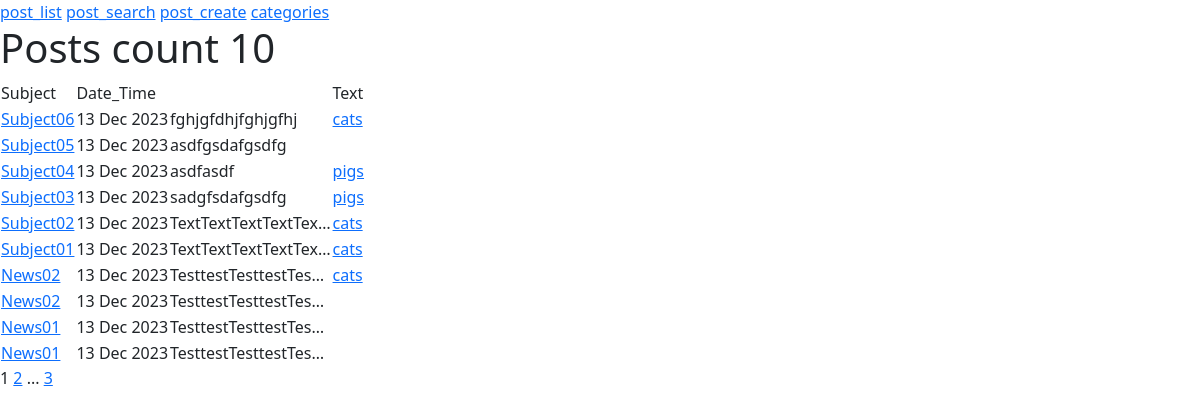
Before: /news/ with the older database file.
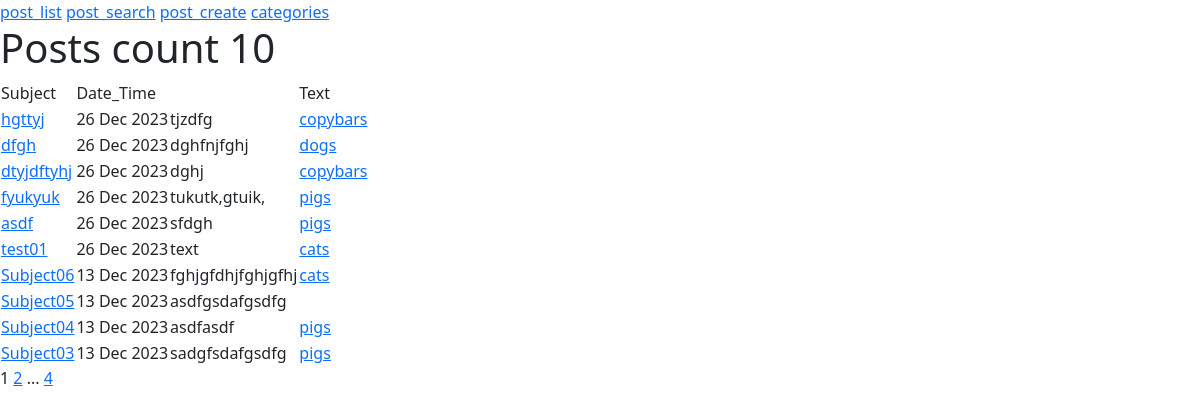
After: the same page with the newer database file.
### News/models.py (models this page shows, shortened)
class Reaction():
    def __init__(self):
        pass

class Post(models.Model, Reaction):
    article = 'AR'
    news = 'NW'
    TYPES = [
        (article, 'article'),
        (news, 'news')
    ]
    author = models.ForeignKey(Author, on_delete=models.CASCADE)
    category = models.ManyToManyField(Category, through='PostCategory')
    type = models.CharField(choices=TYPES, default=news, max_length=2)
    date_time = models.DateTimeField(auto_now_add=True)
    subject = models.CharField(max_length=100)
    text = models.TextField()
    rating = models.IntegerField(default=0)

class Category(models.Model):
    name = models.CharField(unique=True, max_length=100)
    subscribers = models.ManyToManyField(models_auth.User, related_name='categories')

### News/views.py (the view)
# urls.py: path('', cache_page(60)(PostsList.as_view()), name='post_list'),
class PostsList(ListView):
    model = Post
    ordering = '-date_time'
    template_name = 'Posts.html'
    context_object_name = 'posts'
    paginate_by = 10

### News/templatetags/custom_tags.py (called while the page is built)
@register.simple_tag(takes_context=True)
def url_replace(context, **kwargs):
    d = context['request'].GET.copy()
    for k, v in kwargs.items():
       d[k] = v
    return d.urlencode()

### templates/Posts.html (shortened to what this page needs)
{% extends 'flatpages/default.html' %}
{% load custom_tags %}
{% block content %}
    <h1>Posts count {{ posts | length }}</h1>
    {% if posts %}
        <table>
            <tr>
                <td>Subject</td>
                <td>Date_Time<td>
                <td>Text</td>
            </tr>
            {% for post in posts %}
                <tr>
                    <td><a href="{% url 'post_detail' post.id %}"> {{post.subject}} </a></td>
                    <td>{{post.date_time | date:'d M Y'}}</td>
                    <td>{{post.text | truncatechars:20}}</td>
                    <td>{% for category in post.category.all%}
                            <a href="{% url 'categories' %}"> {{category.name}} </a>
                        {% endfor %}
                    </td>
                </tr>
            {% endfor %}
        </table>
    {% endif %}
   {{ page_obj.number }}
   {% if page_obj.has_next %}
       <a href="?{% url_replace page=page_obj.next_page_number %}">{{ page_obj.next_page_number }}</a>
       {% if paginator.num_pages != page_obj.next_page_number %}
           ...
           <a href="?{% url_replace page=page_obj.paginator.num_pages %}">{{ page_obj.paginator.num_pages }}</a>
       {% endif %}
   {% endif %}
{% endblock content %}

Changed rows visible on the page:
no longer on this page (row unchanged): Post: subject "Subject02", date_time "13 Dec 2023", text "TextTextTextTextTex…", Category (name "cats")
no longer on this page (row unchanged): Post: subject "Subject01", date_time "13 Dec 2023", text "TextTextTextTextTex…", Category (name "cats")
no longer on this page (row unchanged): Post: subject "News02", date_time "13 Dec 2023", text "TesttestTesttestTes…", Category (name "cats")
no longer on this page (row unchanged): Post: subject "News02", date_time "13 Dec 2023", text "TesttestTesttestTes…"
no longer on this page (row unchanged): Post: subject "News01", date_time "13 Dec 2023", text "TesttestTesttestTes…"
no longer on this page (row unchanged): Post: subject "News01", date_time "13 Dec 2023", text "TesttestTesttestTes…"
added Post: subject "hgttyj", date_time "26 Dec 2023", text "tjzdfg"
now on this page (row unchanged): Category: name "copybars"
added Post: subject "dfgh", date_time "26 Dec 2023", text "dghfnjfghj"
now on this page (row unchanged): Category: name "dogs", shown under "dfgh"
added Post: subject "dtyjdftyhj", date_time "26 Dec 2023", text "dghj"
added Post: subject "fyukyuk", date_time "26 Dec 2023", text "tukutk,gtuik,", Category (name "pigs")
added Post: subject "asdf", date_time "26 Dec 2023", text "sfdgh", Category (name "pigs")
added Post: subject "test01", date_time "26 Dec 2023", text "text", Category (name "cats")
Other visible differences:
{{ page_obj.paginator.num_pages }}: "3" → "4"
